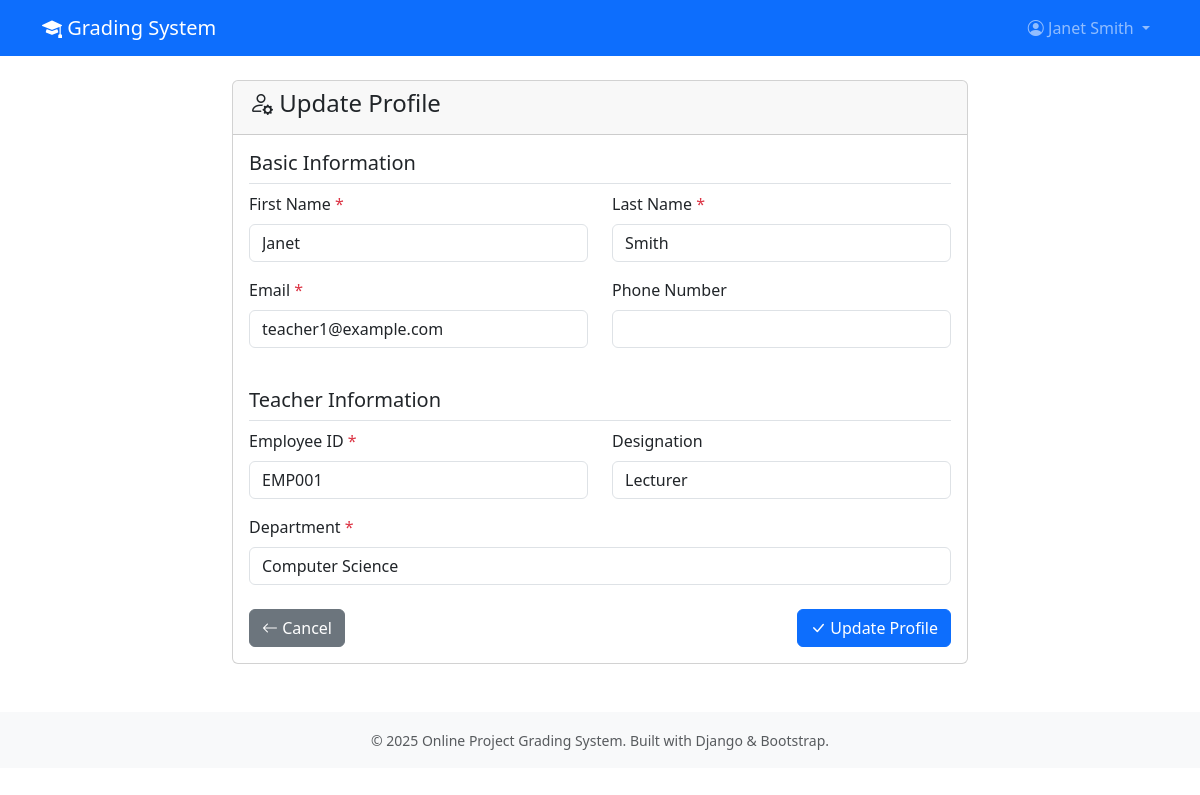
The page /accounts/profile/ (signed in) on the database its author committed.
### accounts/models.py (models this page shows, shortened)
class User(AbstractUser):
    USER_TYPES = (
        ('student', 'Student'),
        ('teacher', 'Teacher'),
    )
    user_type = models.CharField(max_length=10, choices=USER_TYPES, default='student')
    phone_number = models.CharField(max_length=15, blank=True)

class TeacherProfile(models.Model):
    user = models.OneToOneField(User, on_delete=models.CASCADE, related_name='teacher_profile')
    employee_id = models.CharField(max_length=20, unique=True)
    department = models.CharField(max_length=100)
    designation = models.CharField(max_length=50)

### accounts/views.py (the view)
# urls.py: path('profile/', views.profile_update, name='profile_update'),
@login_required
def profile_update(request):
    user = request.user
    if request.method == 'POST':
        user_form = ProfileUpdateForm(request.POST, instance=user)
        if user.user_type == 'student':
            profile_form = StudentProfileUpdateForm(request.POST, instance=user.student_profile)
        elif user.user_type == 'teacher':
            profile_form = TeacherProfileUpdateForm(request.POST, instance=user.teacher_profile)
        else:
            profile_form = None
        if user_form.is_valid() and (profile_form is None or profile_form.is_valid()):
            user_form.save()
            if profile_form:
                profile_form.save()
            messages.success(request, 'Profile updated successfully!')
            return redirect('profile_update')
        else:
            messages.error(request, 'Please correct the errors below.')
    else:
        user_form = ProfileUpdateForm(instance=user)
        if user.user_type == 'student':
            profile_form = StudentProfileUpdateForm(instance=user.student_profile)
        elif user.user_type == 'teacher':
            profile_form = TeacherProfileUpdateForm(instance=user.teacher_profile)
        else:
            profile_form = None
    context = {
        'user_form': user_form,
        'profile_form': profile_form,
    }
    return render(request, 'accounts/profile_update.html', context)

### accounts/forms.py
class ProfileUpdateForm(forms.ModelForm):
    first_name = forms.CharField(max_length=30, required=True)
    last_name = forms.CharField(max_length=30, required=True)
    email = forms.EmailField(required=True)
    class Meta:
        model = User
        fields = ['first_name', 'last_name', 'email', 'phone_number']
    def __init__(self, *args, **kwargs):
        super().__init__(*args, **kwargs)
        for field in self.fields.values():
            field.widget.attrs.update({'class': 'form-control'})

class TeacherProfileUpdateForm(forms.ModelForm):
    class Meta:
        model = TeacherProfile
        fields = ['employee_id', 'department', 'designation']
    def __init__(self, *args, **kwargs):
        super().__init__(*args, **kwargs)
        for field in self.fields.values():
            field.widget.attrs.update({'class': 'form-control'})
        if self.instance and self.instance.pk:
            self.fields['employee_id'].widget.attrs.update({'readonly': True})

### templates/accounts/profile_update.html (shortened to what this page needs)
{% extends 'base.html' %}
{% block content %}
<div class="row justify-content-center">
    <div class="col-md-8">
        <div class="card">
            <div class="card-header">
                <h4><i class="bi bi-person-gear"></i> Update Profile</h4>
            </div>
            <div class="card-body">
                <form method="post">
                    <div class="mb-4">
                        <h5 class="border-bottom pb-2">Basic Information</h5>
                        <div class="row">
                            <div class="col-md-6 mb-3">
                                <label for="{{ user_form.first_name.id_for_label }}" class="form-label">
                                    First Name <span class="text-danger">*</span>
                                </label>
                                {{ user_form.first_name }}
                            </div>
                            <div class="col-md-6 mb-3">
                                <label for="{{ user_form.last_name.id_for_label }}" class="form-label">
                                    Last Name <span class="text-danger">*</span>
                                </label>
                                {{ user_form.last_name }}
                            </div>
                        </div>
                        <div class="row">
                            <div class="col-md-6 mb-3">
                                <label for="{{ user_form.email.id_for_label }}" class="form-label">
                                    Email <span class="text-danger">*</span>
                                </label>
                                {{ user_form.email }}
                            </div>
                            <div class="col-md-6 mb-3">
                                <label for="{{ user_form.phone_number.id_for_label }}" class="form-label">
                                    Phone Number
                                </label>
                                {{ user_form.phone_number }}
                            </div>
                        </div>
                    </div>
                    {% if profile_form %}
                    <div class="mb-4">
                        <h5 class="border-bottom pb-2">
                            {% if user.user_type == 'student' %}
                                Student Information
                            {% elif user.user_type == 'teacher' %}
                                Teacher Information
                            {% endif %}
                        </h5>
                        {% if user.user_type == 'student' %}
                            <div class="row">
                                <div class="col-md-6 mb-3">
                                    <label for="{{ profile_form.student_id.id_for_label }}" class="form-label">
                                        Student ID <span class="text-danger">*</span>
                                    </label>
                                    {{ profile_form.student_id }}
                                    {% if profile_form.student_id.errors %}
                                        <div class="invalid-feedback d-block">
                                            {{ profile_form.student_id.errors.0 }}
                                        </div>
                                    {% endif %}
                                </div>
                                <div class="col-md-6 mb-3">
                                    <label for="{{ profile_form.year_of_study.id_for_label }}" class="form-label">
                                        Year of Study
                                    </label>
                                    {{ profile_form.year_of_study }}
                                    {% if profile_form.year_of_study.errors %}
                                        <div class="invalid-feedback d-block">
                                            {{ profile_form.year_of_study.errors.0 }}
                                        </div>
                                    {% endif %}
                                </div>
                            </div>
                            <div class="mb-3">
                                <label for="{{ profile_form.course.id_for_label }}" class="form-label">
                                    Course <span class="text-danger">*</span>
                                </label>
                                {{ profile_form.course }}
                                {% if profile_form.course.errors %}
                                    <div class="invalid-feedback d-block">
                                        {{ profile_form.course.errors.0 }}
                                    </div>
                                {% endif %}
                            </div>
                        {% elif user.user_type == 'teacher' %}
                            <div class="row">
                                <div class="col-md-6 mb-3">
                                    <label for="{{ profile_form.employee_id.id_for_label }}" class="form-label">
                                        Employee ID <span class="text-danger">*</span>
                                    </label>
                                    {{ profile_form.employee_id }}
                                </div>
                                <div class="col-md-6 mb-3">
                                    <label for="{{ profile_form.designation.id_for_label }}" class="form-label">
                                        Designation
                                    </label>
                                    {{ profile_form.designation }}
                                </div>
                            </div>
                            <div class="mb-3">
                                <label for="{{ profile_form.department.id_for_label }}" class="form-label">
                                    Department <span class="text-danger">*</span>
                                </label>
                                {{ profile_form.department }}
                            </div>
                        {% endif %}
                    </div>
                    {% endif %}
                    <div class="d-flex justify-content-between">
                        <a href="{% url 'dashboard' %}" class="btn btn-secondary">
                            <i class="bi bi-arrow-left"></i> Cancel
                        </a>
                        <button type="submit" class="btn btn-primary">
                            <i class="bi bi-check-lg"></i> Update Profile
                        </button>
                    </div>
                </form>
            </div>
        </div>
    </div>
</div>
{% endblock %}

### templates/base.html (shortened to what this page needs)
<!DOCTYPE html>
<html lang="en">
<head>
    <link href="https://cdn.jsdelivr.net/npm/bootstrap@5.3.0/dist/css/bootstrap.min.css" rel="stylesheet">
    <link href="https://cdn.jsdelivr.net/npm/bootstrap-icons@1.7.2/font/bootstrap-icons.css" rel="stylesheet">
</head>
<body>
    <nav class="navbar navbar-expand-lg navbar-dark bg-primary">
        <div class="container">
            <a class="navbar-brand" href="{% url 'dashboard' %}">
                <i class="bi bi-mortarboard-fill"></i> Grading System
            </a>
            {% if user.is_authenticated %}
            <div class="collapse navbar-collapse" id="navbarNav">
                <ul class="navbar-nav ms-auto">
                    <li class="nav-item dropdown">
                        <a class="nav-link dropdown-toggle" href="#" id="navbarDropdown" role="button" data-bs-toggle="dropdown">
                            <i class="bi bi-person-circle"></i> {{ user.first_name }} {{ user.last_name }}
                        </a>
                    </li>
                </ul>
            </div>
            {% endif %}
        </div>
    </nav>
    <main class="container mt-4">
        {% block content %}{% endblock %}
    </main>
    <footer class="bg-light text-center text-muted py-3 mt-5">
        <div class="container">
            <small>&copy; 2025 Online Project Grading System. Built with Django & Bootstrap.</small>
        </div>
    </footer>
</body>
</html>

### rows shown on the page
User: first_name "Janet", last_name "Smith", email "teacher1@example.com"
TeacherProfile: employee_id "EMP001", designation "Lecturer", department "Computer Science"
